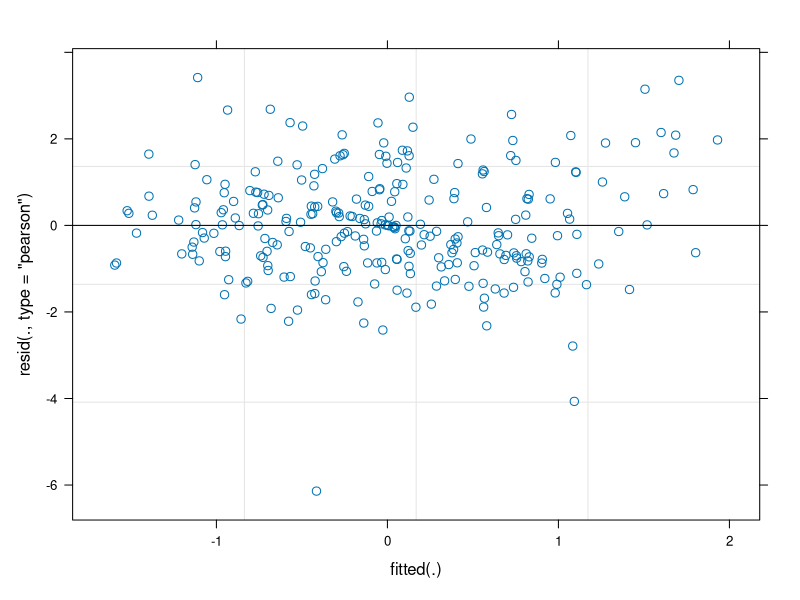
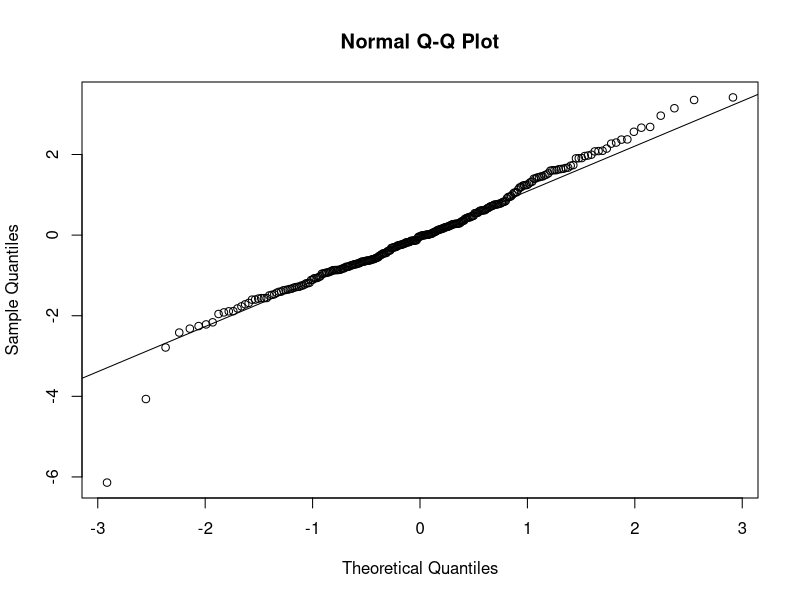

Write R code to recreate these figures, in order.
## ---- chunk 1
library(tidyverse)
library(lme4)
library(lmerTest)
library(emmeans)

dir.create("Outdoors enzyme results", showWarnings = FALSE)
## ---- chunk 2
df <- read.csv("all_enzyme_data_outdoors.csv")
## ---- chunk 3
df$Species <- as.factor(df$Species)

df$Treatment <- as.factor(df$Treatment)

df$`Plant.part` <- as.factor(df$`Plant.part`)

df$Enzyme.function <- as.factor(df$Enzyme.function)

df$Enzyme <- as.factor(df$Enzyme)
## ---- chunk 4
model <- lmer(
  Log2.Fold.Change ~
    Enzyme.function *
    Treatment *
    Species *
    Plant.part +
    Experiment +
    (1 | Enzyme.function:Enzyme),
  data = df
)
## ---- chunk 5
anova_results <- anova(model)

anova_results
## ---- chunk 6
write.csv(
    anova_results,
    "Outdoors enzyme results/ANOVA_Table.csv"
)
## ---- chunk 7
emm_2 <- emmeans(model,  ~ Treatment | Enzyme.function * Species * Plant.part)

emm_pairs_2 <- pairs(emm_2, adjust = "BH")
emm_pairs_2

write.csv(emm_pairs_2,
          "Outdoors enzyme results/Treatments_Pairwise_Comparisons.csv",
          row.names = FALSE)

## ---- chunk 8
plot(model)
## ---- chunk 9
qqnorm(residuals(model))
qqline(residuals(model))
